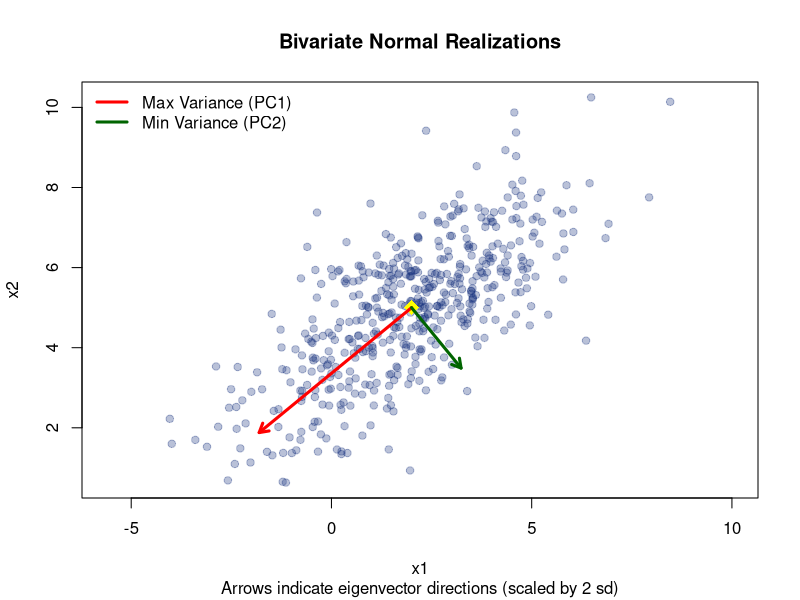

R code for this plot:
# This R script generates n observations from a bivariate normal distribution
# and show the directions of maximum variability

set.seed(42) # set the random seed (optional)

# define parameters
mu <- c(2, 5)
Sigma <- matrix(c(4, 2.5, 2.5, 3), nrow = 2) 
n <- 500 

# this generates bivariate normal realizations using a Cholesky decomposition
# of the covariance matrix
L <- t(chol(Sigma)) 
Z <- matrix(rnorm(n * 2), nrow = 2) 
X <- mu + (L %*% Z) 
X_data <- t(X)

# Calculate eigenvectors and eigenvalues of Sigma
ev <- eigen(Sigma)
eigen_vecs <- ev$vectors
eigen_vals <- ev$values

# Set up the plot area
plot(X_data[,1], X_data[,2], 
     col = rgb(0.1, 0.2, 0.5, 0.3), # blue with transparency
     pch = 19, 
     asp = 1, # Ensure 1:1 aspect ratio to see orthogonality clearly
     xlab = "x1", ylab = "x2",
     main = "Bivariate Normal Realizations",
     sub = "Arrows indicate eigenvector directions (scaled by 2 sd)")

# Add the mean point
points(mu[1], mu[2], col = "yellow", pch = 18, cex = 2)

# Overlay eigenvectors (principal components)
scale_factor <- 2 # scale factor for visibility (2 standard deviations)

# Draw the primary eigenvector (direction of max variability)
arrows(mu[1], mu[2], 
       mu[1] + scale_factor * sqrt(eigen_vals[1]) * eigen_vecs[1,1], 
       mu[2] + scale_factor * sqrt(eigen_vals[1]) * eigen_vecs[2,1], 
       col = "red", lwd = 3, length = 0.1)

# Draw the secondary eigenvector
arrows(mu[1], mu[2], 
       mu[1] + scale_factor * sqrt(eigen_vals[2]) * eigen_vecs[1,2], 
       mu[2] + scale_factor * sqrt(eigen_vals[2]) * eigen_vecs[2,2], 
       col = "darkgreen", lwd = 3, length = 0.1)

# Add a legend
legend("topleft", legend=c("Max Variance (PC1)", "Min Variance (PC2)"),
       col=c("red", "darkgreen"), lwd=3, bty="n")